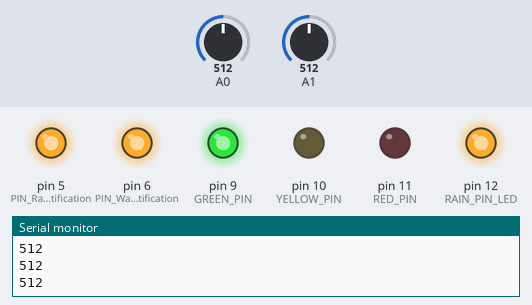
This sketch was run on a simulated Arduino Uno, built with avr-gcc and run on an emulated ATmega328P. Shown: output pins drawn as LEDs (lit = HIGH), the last lines printed to the serial monitor. The test bench sets the inputs (shaded band); at power-on: A0 = 512, A1 = 512.

Above: at 1.2 s.
1.3 s: A0 set to 692
4.3 s: A0 set to 711
At 4.7 s:
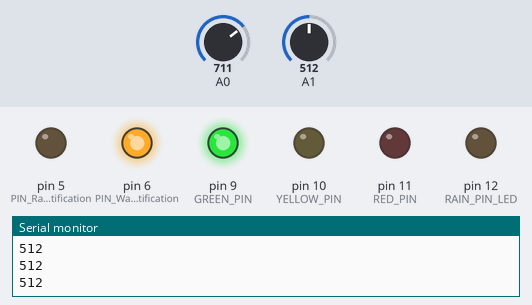
5.9 s: A1 set to 315
7.4 s: A1 set to 283
At 8.3 s:
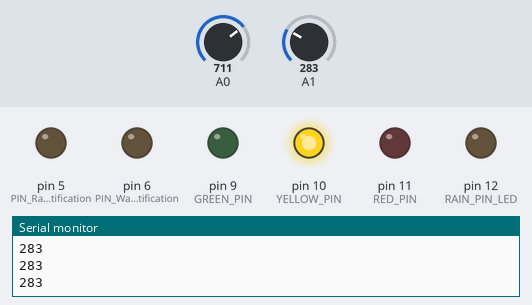
8.9 s: A1 set to 158
10.4 s: A1 set to 134
At 11.1 s:
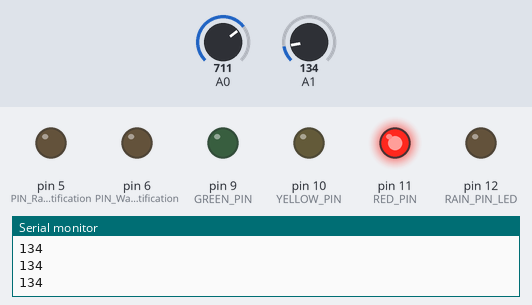
Timing chart, 0 to 12.9 s (numbered marks = the images above; inputs shaded):
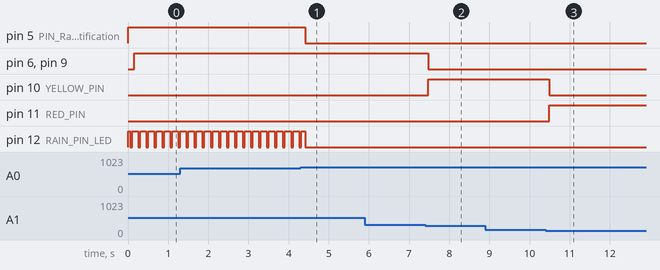

Measured:
- the behaviour switches between 699 and 700 on A0 (found by bisection; images 0 and 1)
- the behaviour switches between 301 and 300 on A1 (found by bisection; images 1 and 2)
- the behaviour switches between 151 and 150 on A1 (found by bisection; images 2 and 3)
- after the input at 4.3 s, pin 5 (PIN_Rain_notification): HIGH → LOW after 0.11 s
- after the input at 7.4 s, pin 6 (PIN_Waterlevel_notification), pin 9 (GREEN_PIN): HIGH → LOW after 0.08 s; pin 10 (YELLOW_PIN): LOW → HIGH after 0.08 s
- after the input at 10.4 s, pin 10 (YELLOW_PIN): HIGH → LOW after 0.09 s; pin 11 (RED_PIN): LOW → HIGH after 0.09 s
- by itself, pin 12 (RAIN_PIN_LED): alternates HIGH for 0.15 s and LOW for 0.05 s

The sketch:

Main_Uno.ino
```cpp
/*
#################################################################
 #  SENIOR PROJECT 2                                           #
 #  TOPIC : DESIGN A SYSTEM OF WATERING THE PLANTS BY MOBILE   #
 #                                                             #
 #       Advisor: Assoc. Prof. TRUONG NGOC SON                 #
 #       Student:                                              #
 #        LE THI KIEU GIANG   ID Student: 19119001             #
 #        NGUYEN HUNG THINH   ID Student: 19119056             #
#################################################################
*/
#define RAIN_PIN_LED 12
#define RED_PIN 11
#define YELLOW_PIN 10
#define GREEN_PIN 9
#define PIN_Waterlevel_notification 6
#define PIN_Rain_notification 5
void setup() {
  Serial.begin(115200);
  pinMode(A0,INPUT);
  pinMode(A1,INPUT);
  pinMode(RED_PIN,OUTPUT);
  pinMode(YELLOW_PIN,OUTPUT);
  pinMode(GREEN_PIN,OUTPUT);
  pinMode(RAIN_PIN_LED, OUTPUT);
  digitalWrite(RED_PIN,LOW);
  digitalWrite(RAIN_PIN_LED,LOW);
  digitalWrite(YELLOW_PIN,LOW);
  digitalWrite(GREEN_PIN,LOW);
  pinMode(PIN_Rain_notification,OUTPUT);
  pinMode(PIN_Waterlevel_notification,OUTPUT);
  Serial.println("Connect success");
}

void loop() {
  int Rain_value = analogRead(A0);
  int Waterlevel_value = analogRead(A1);
//  Serial.println(Rain_value);
 Serial.println(Waterlevel_value);
  if (Rain_value >= 700)
  {
//    Serial.println("SUNNY");
    digitalWrite(PIN_Rain_notification,LOW);
    digitalWrite(RAIN_PIN_LED,LOW);
    delay(50);
  } else
  {
//    Serial.println("RAIN");
    digitalWrite(PIN_Rain_notification,HIGH);
    digitalWrite(RAIN_PIN_LED,HIGH);
    delay(50);
    digitalWrite(RAIN_PIN_LED,LOW);
    delay(50);
    digitalWrite(RAIN_PIN_LED,HIGH);
    delay(50);
  }
if (Waterlevel_value <= 150){
    digitalWrite(RED_PIN,HIGH);
    digitalWrite(YELLOW_PIN,LOW);
    digitalWrite(GREEN_PIN,LOW);
    digitalWrite(PIN_Waterlevel_notification,LOW);
    delay(50);
   }
   else if(Waterlevel_value <= 300)
   {
    digitalWrite(YELLOW_PIN,HIGH);
    digitalWrite(RED_PIN,LOW);
    digitalWrite(GREEN_PIN,LOW);
    digitalWrite(PIN_Waterlevel_notification,LOW);
    delay(50);
   }
    else if(Waterlevel_value > 450)
   {
    digitalWrite(GREEN_PIN,HIGH);
    digitalWrite(YELLOW_PIN,LOW);
    digitalWrite(RED_PIN,LOW);
    digitalWrite(PIN_Waterlevel_notification,HIGH);
    delay(50);
   }
}
```
